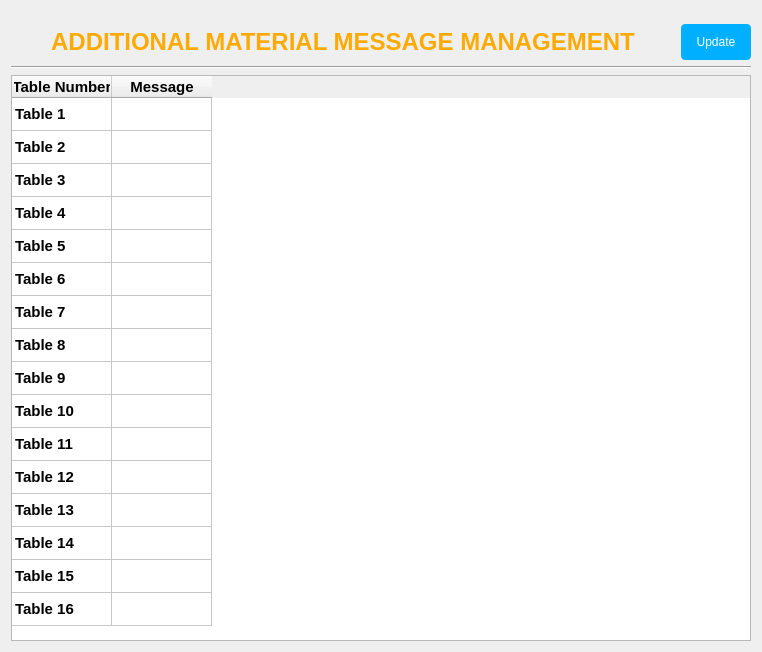
      <widget class="QWidget" name="tab_Y">
       <attribute name="title">
        <string>ADDITIONAL MATERIAL MESSAGE</string>
       </attribute>
       <layout class="QVBoxLayout" name="verticalLayout">
        <property name="topMargin">
         <number>24</number>
        </property>
        <item>
         <layout class="QHBoxLayout" name="horizontalLayout_3">
          <item>
           <spacer name="horizontalSpacer_5">
            <property name="orientation">
             <enum>Qt::Horizontal</enum>
            </property>
            <property name="sizeHint" stdset="0">
             <size>
              <width>40</width>
              <height>20</height>
             </size>
            </property>
           </spacer>
          </item>
          <item>
           <widget class="QLabel" name="label_3">
            <property name="font">
             <font>
              <family>MS Shell Dlg 2</family>
              <pointsize>18</pointsize>
              <weight>75</weight>
              <bold>true</bold>
             </font>
            </property>
            <property name="styleSheet">
             <string notr="true">color: rgb(255, 170, 0);</string>
            </property>
            <property name="text">
             <string>ADDITIONAL MATERIAL MESSAGE MANAGEMENT</string>
            </property>
            <property name="alignment">
             <set>Qt::AlignCenter</set>
            </property>
           </widget>
          </item>
          <item>
           <spacer name="horizontalSpacer_6">
            <property name="orientation">
             <enum>Qt::Horizontal</enum>
            </property>
            <property name="sizeHint" stdset="0">
             <size>
              <width>40</width>
              <height>20</height>
             </size>
            </property>
           </spacer>
          </item>
          <item>
           <widget class="QPushButton" name="btn_UpdateYMsg">
            <property name="sizePolicy">
             <sizepolicy hsizetype="Preferred" vsizetype="Fixed">
              <horstretch>0</horstretch>
              <verstretch>0</verstretch>
             </sizepolicy>
            </property>
            <property name="minimumSize">
             <size>
              <width>70</width>
              <height>36</height>
             </size>
            </property>
            <property name="styleSheet">
             <string notr="true">QPushButton{
	border-radius: 4px;
	background-color: #00afff; color: white;
}

QPushButton::hover {
	background-color: #23ccff;
}

QPushButton::pressed {
	background-color: #00aaf0;
}</string>
            </property>
            <property name="text">
             <string>Update</string>
            </property>
            <property name="autoDefault">
             <bool>true</bool>
            </property>
            <property name="default">
             <bool>true</bool>
            </property>
           </widget>
          </item>
         </layout>
        </item>
        <item>
         <widget class="Line" name="line_4">
          <property name="orientation">
           <enum>Qt::Horizontal</enum>
          </property>
         </widget>
        </item>
        <item>
         <widget class="QTableWidget" name="table_YStatus">
          <property name="font">
           <font>
            <family>Arial</family>
            <pointsize>11</pointsize>
            <weight>50</weight>
            <bold>false</bold>
           </font>
          </property>
          <property name="sizeAdjustPolicy">
           <enum>QAbstractScrollArea::AdjustToContents</enum>
          </property>
          <property name="selectionMode">
           <enum>QAbstractItemView::SingleSelection</enum>
          </property>
          <attribute name="verticalHeaderVisible">
           <bool>false</bool>
          </attribute>
          <attribute name="verticalHeaderMinimumSectionSize">
           <number>33</number>
          </attribute>
          <row>
           <property name="text">
            <string>1</string>
           </property>
          </row>
          <row>
           <property name="text">
            <string>2</string>
           </property>
          </row>
          <row>
           <property name="text">
            <string>3</string>
           </property>
          </row>
          <row>
           <property name="text">
            <string>4</string>
           </property>
          </row>
          <row>
           <property name="text">
            <string>5</string>
           </property>
          </row>
          <row>
           <property name="text">
            <string>6</string>
           </property>
          </row>
          <row>
           <property name="text">
            <string>7</string>
           </property>
          </row>
          <row>
           <property name="text">
            <string>8</string>
           </property>
          </row>
          <row>
           <property name="text">
            <string>9</string>
           </property>
          </row>
          <row>
           <property name="text">
            <string>10</string>
           </property>
          </row>
          <row>
           <property name="text">
            <string>11</string>
           </property>
          </row>
          <row>
           <property name="text">
            <string>12</string>
           </property>
          </row>
          <row>
           <property name="text">
            <string>13</string>
           </property>
          </row>
          <row>
           <property name="text">
            <string>14</string>
           </property>
          </row>
          <row>
           <property name="text">
            <string>15</string>
           </property>
          </row>
          <row>
           <property name="text">
            <string>16</string>
           </property>
          </row>
          <column>
           <property name="text">
            <string>Table Number</string>
           </property>
           <property name="font">
            <font>
             <pointsize>11</pointsize>
             <weight>75</weight>
             <bold>true</bold>
            </font>
           </property>
          </column>
          <column>
           <property name="text">
            <string>Message</string>
           </property>
           <property name="font">
            <font>
             <family>MS Shell Dlg 2</family>
             <pointsize>11</pointsize>
             <weight>75</weight>
             <bold>true</bold>
            </font>
           </property>
          </column>
          <item row="0" column="0">
           <property name="text">
            <string>Table 1</string>
           </property>
           <property name="font">
            <font>
             <weight>75</weight>
             <bold>true</bold>
            </font>
           </property>
           <property name="textAlignment">
            <set>AlignLeading|AlignVCenter</set>
           </property>
           <property name="foreground">
            <brush brushstyle="NoBrush">
             <color alpha="255">
              <red>0</red>
              <green>85</green>
              <blue>127</blue>
             </color>
            </brush>
           </property>
           <property name="flags">
            <set>ItemIsEnabled</set>
           </property>
          </item>
          <item row="1" column="0">
           <property name="text">
            <string>Table 2</string>
           </property>
           <property name="font">
            <font>
             <weight>75</weight>
             <bold>true</bold>
            </font>
           </property>
           <property name="textAlignment">
            <set>AlignLeading|AlignVCenter</set>
           </property>
           <property name="foreground">
            <brush brushstyle="NoBrush">
             <color alpha="255">
              <red>0</red>
              <green>85</green>
              <blue>127</blue>
             </color>
            </brush>
           </property>
           <property name="flags">
            <set>ItemIsEnabled</set>
           </property>
          </item>
          <item row="2" column="0">
           <property name="text">
            <string>Table 3</string>
           </property>
           <property name="font">
            <font>
             <weight>75</weight>
             <bold>true</bold>
            </font>
           </property>
           <property name="textAlignment">
            <set>AlignLeading|AlignVCenter</set>
           </property>
           <property name="foreground">
            <brush brushstyle="NoBrush">
             <color alpha="255">
              <red>0</red>
              <green>85</green>
              <blue>127</blue>
             </color>
            </brush>
           </property>
           <property name="flags">
            <set>ItemIsEnabled</set>
           </property>
          </item>
          <item row="3" column="0">
           <property name="text">
            <string>Table 4</string>
           </property>
           <property name="font">
            <font>
             <weight>75</weight>
             <bold>true</bold>
            </font>
           </property>
           <property name="textAlignment">
            <set>AlignLeading|AlignVCenter</set>
           </property>
           <property name="foreground">
            <brush brushstyle="NoBrush">
             <color alpha="255">
              <red>0</red>
              <green>85</green>
              <blue>127</blue>
             </color>
            </brush>
           </property>
           <property name="flags">
            <set>ItemIsEnabled</set>
           </property>
          </item>
          <item row="4" column="0">
           <property name="text">
            <string>Table 5</string>
           </property>
           <property name="font">
            <font>
             <weight>75</weight>
             <bold>true</bold>
            </font>
           </property>
           <property name="textAlignment">
            <set>AlignLeading|AlignVCenter</set>
           </property>
           <property name="foreground">
            <brush brushstyle="NoBrush">
             <color alpha="255">
              <red>0</red>
              <green>85</green>
              <blue>127</blue>
             </color>
            </brush>
           </property>
           <property name="flags">
            <set>ItemIsEnabled</set>
           </property>
          </item>
          <item row="5" column="0">
           <property name="text">
            <string>Table 6</string>
           </property>
           <property name="font">
            <font>
             <weight>75</weight>
             <bold>true</bold>
            </font>
           </property>
           <property name="textAlignment">
            <set>AlignLeading|AlignVCenter</set>
           </property>
           <property name="foreground">
            <brush brushstyle="NoBrush">
             <color alpha="255">
              <red>0</red>
              <green>85</green>
              <blue>127</blue>
             </color>
            </brush>
           </property>
           <property name="flags">
            <set>ItemIsEnabled</set>
           </property>
          </item>
          <item row="6" column="0">
           <property name="text">
            <string>Table 7</string>
           </property>
           <property name="font">
            <font>
             <weight>75</weight>
             <bold>true</bold>
            </font>
           </property>
           <property name="textAlignment">
            <set>AlignLeading|AlignVCenter</set>
           </property>
           <property name="foreground">
            <brush brushstyle="NoBrush">
             <color alpha="255">
              <red>0</red>
              <green>85</green>
              <blue>127</blue>
             </color>
            </brush>
           </property>
           <property name="flags">
            <set>ItemIsEnabled</set>
           </property>
          </item>
          <item row="7" column="0">
           <property name="text">
            <string>Table 8</string>
           </property>
           <property name="font">
            <font>
             <weight>75</weight>
             <bold>true</bold>
            </font>
           </property>
           <property name="textAlignment">
            <set>AlignLeading|AlignVCenter</set>
           </property>
           <property name="foreground">
            <brush brushstyle="NoBrush">
             <color alpha="255">
              <red>0</red>
              <green>85</green>
              <blue>127</blue>
             </color>
            </brush>
           </property>
           <property name="flags">
            <set>ItemIsEnabled</set>
           </property>
          </item>
          <item row="8" column="0">
           <property name="text">
            <string>Table 9</string>
           </property>
           <property name="font">
            <font>
             <weight>75</weight>
             <bold>true</bold>
            </font>
           </property>
           <property name="textAlignment">
            <set>AlignLeading|AlignVCenter</set>
           </property>
           <property name="foreground">
            <brush brushstyle="NoBrush">
             <color alpha="255">
              <red>0</red>
              <green>85</green>
              <blue>127</blue>
             </color>
            </brush>
           </property>
           <property name="flags">
            <set>ItemIsEnabled</set>
           </property>
          </item>
          <item row="9" column="0">
           <property name="text">
            <string>Table 10</string>
           </property>
           <property name="font">
            <font>
             <weight>75</weight>
             <bold>true</bold>
            </font>
           </property>
           <property name="textAlignment">
            <set>AlignLeading|AlignVCenter</set>
           </property>
           <property name="foreground">
            <brush brushstyle="NoBrush">
             <color alpha="255">
              <red>0</red>
              <green>85</green>
              <blue>127</blue>
             </color>
            </brush>
           </property>
           <property name="flags">
            <set>ItemIsEnabled</set>
           </property>
          </item>
          <item row="10" column="0">
           <property name="text">
            <string>Table 11</string>
           </property>
           <property name="font">
            <font>
             <weight>75</weight>
             <bold>true</bold>
            </font>
           </property>
           <property name="textAlignment">
            <set>AlignLeading|AlignVCenter</set>
           </property>
           <property name="foreground">
            <brush brushstyle="NoBrush">
             <color alpha="255">
              <red>0</red>
              <green>85</green>
              <blue>127</blue>
             </color>
            </brush>
           </property>
           <property name="flags">
            <set>ItemIsEnabled</set>
           </property>
          </item>
          <item row="11" column="0">
           <property name="text">
            <string>Table 12</string>
           </property>
           <property name="font">
            <font>
             <weight>75</weight>
             <bold>true</bold>
            </font>
           </property>
           <property name="textAlignment">
            <set>AlignLeading|AlignVCenter</set>
           </property>
           <property name="foreground">
            <brush brushstyle="NoBrush">
             <color alpha="255">
              <red>0</red>
              <green>85</green>
              <blue>127</blue>
             </color>
            </brush>
           </property>
           <property name="flags">
            <set>ItemIsEnabled</set>
           </property>
          </item>
          <item row="12" column="0">
           <property name="text">
            <string>Table 13</string>
           </property>
           <property name="font">
            <font>
             <weight>75</weight>
             <bold>true</bold>
            </font>
           </property>
           <property name="textAlignment">
            <set>AlignLeading|AlignVCenter</set>
           </property>
           <property name="foreground">
            <brush brushstyle="NoBrush">
             <color alpha="255">
              <red>0</red>
              <green>85</green>
              <blue>127</blue>
             </color>
            </brush>
           </property>
           <property name="flags">
            <set>ItemIsEnabled</set>
           </property>
          </item>
          <item row="13" column="0">
           <property name="text">
            <string>Table 14</string>
           </property>
           <property name="font">
            <font>
             <weight>75</weight>
             <bold>true</bold>
            </font>
           </property>
           <property name="textAlignment">
            <set>AlignLeading|AlignVCenter</set>
           </property>
           <property name="foreground">
            <brush brushstyle="NoBrush">
             <color alpha="255">
              <red>0</red>
              <green>85</green>
              <blue>127</blue>
             </color>
            </brush>
           </property>
           <property name="flags">
            <set>ItemIsEnabled</set>
           </property>
          </item>
          <item row="14" column="0">
           <property name="text">
            <string>Table 15</string>
           </property>
           <property name="font">
            <font>
             <weight>75</weight>
             <bold>true</bold>
            </font>
           </property>
           <property name="textAlignment">
            <set>AlignLeading|AlignVCenter</set>
           </property>
           <property name="foreground">
            <brush brushstyle="NoBrush">
             <color alpha="255">
              <red>0</red>
              <green>85</green>
              <blue>127</blue>
             </color>
            </brush>
           </property>
           <property name="flags">
            <set>ItemIsEnabled</set>
           </property>
          </item>
          <item row="15" column="0">
           <property name="text">
            <string>Table 16</string>
           </property>
           <property name="font">
            <font>
             <weight>75</weight>
             <bold>true</bold>
            </font>
           </property>
           <property name="textAlignment">
            <set>AlignLeading|AlignVCenter</set>
           </property>
           <property name="foreground">
            <brush brushstyle="NoBrush">
             <color alpha="255">
              <red>0</red>
              <green>85</green>
              <blue>127</blue>
             </color>
            </brush>
           </property>
           <property name="flags">
            <set>ItemIsEnabled</set>
           </property>
          </item>
         </widget>
        </item>
       </layout>
      </widget>
